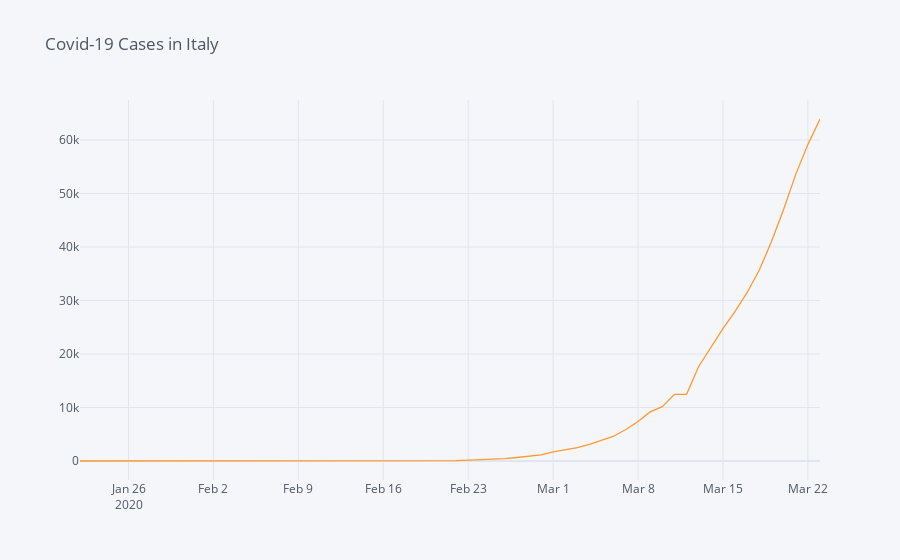
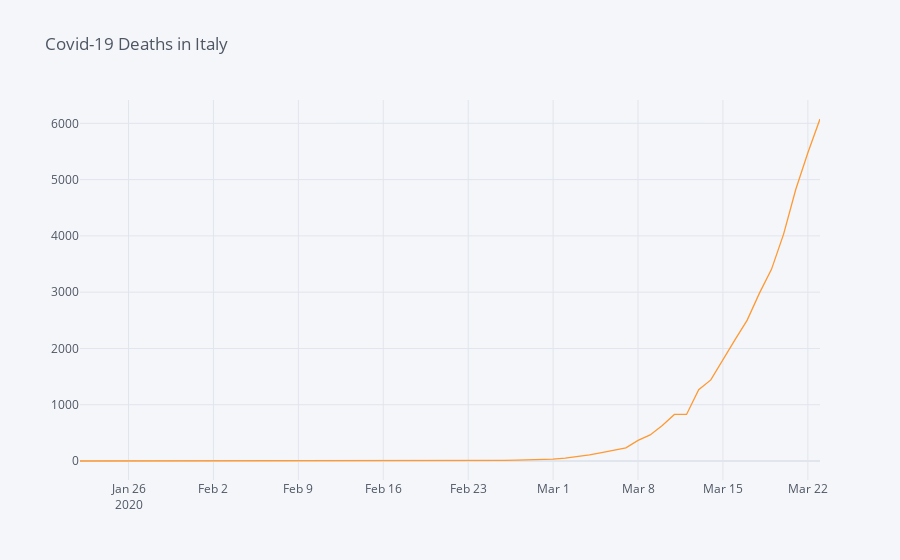

Here is the notebook cell these charts were saved with, in order:
### Code cell
italy = df.loc[df['Country/Region'] == 'Italy']
italy_covid=italy[["Date","ConfirmedCases","Fatalities"]]
italy_covid.iplot(kind='line',x="Date",y="ConfirmedCases",title="Covid-19 Cases in Italy")
italy_covid.iplot(kind='line',x="Date",y="Fatalities",title="Covid-19 Deaths in Italy")

### Figure 1 — Plotly figure (JSON) as saved in the notebook; plotly's stock layout.template omitted (floating-point values rounded to 4 significant figures)
{"data": [{"line": {"color": "rgba(255, 153, 51, 1.0)", "dash": "solid", "shape": "linear", "width": 1.3}, "mode": "lines", "name": "ConfirmedCases", "text": "", "type": "scatter", "x": ["2020-01-22", "2020-01-23", "2020-01-24", "2020-01-25", "2020-01-26", "2020-01-27", "2020-01-28", "2020-01-29", "2020-01-30", "2020-01-31", "2020-02-01", "2020-02-02", "2020-02-03", "2020-02-04", "2020-02-05", "2020-02-06", "2020-02-07", "2020-02-08", "2020-02-09", "2020-02-10", "2020-02-11", "2020-02-12", "2020-02-13", "2020-02-14", "2020-02-15", "2020-02-16", "2020-02-17", "2020-02-18", "2020-02-19", "2020-02-20", "2020-02-21", "2020-02-22", "2020-02-23", "2020-02-24", "2020-02-25", "2020-02-26", "2020-02-27", "2020-02-28", "2020-02-29", "2020-03-01", "2020-03-02", "2020-03-03", "2020-03-04", "2020-03-05", "2020-03-06", "2020-03-07", "2020-03-08", "2020-03-09", "2020-03-10", "2020-03-11", "2020-03-12", "2020-03-13", "2020-03-14", "2020-03-15", "2020-03-16", "2020-03-17", "2020-03-18", "2020-03-19", "2020-03-20", "2020-03-21", "2020-03-22", "2020-03-23"], "y": [0, 0, 0, 0, 0, 0, 0, 0, 0, 2, 2, 2, 2, 2, 2, 2, 3, 3, 3, 3, 3, 3, 3, 3, 3, 3, 3, 3, 3, 3, 20, 62, 155, 229, 322, 453, 655, 888, 1128, 1694, 2036, 2502, 3089, 3858, 4636, 5883, 7375, 9172, 10149, 12462, 12462, 17660, 21157, 24747, 27980, 31506, 35713, 41035, 47021, 53578, 59138, 63927]}], "layout": {"legend": {"bgcolor": "#F5F6F9", "font": {"color": "#4D5663"}}, "paper_bgcolor": "#F5F6F9", "plot_bgcolor": "#F5F6F9", "title": {"font": {"color": "#4D5663"}, "text": "Covid-19 Cases in Italy"}, "xaxis": {"gridcolor": "#E1E5ED", "showgrid": true, "tickfont": {"color": "#4D5663"}, "title": {"font": {"color": "#4D5663"}, "text": ""}, "zerolinecolor": "#E1E5ED"}, "yaxis": {"gridcolor": "#E1E5ED", "showgrid": true, "tickfont": {"color": "#4D5663"}, "title": {"font": {"color": "#4D5663"}, "text": ""}, "zerolinecolor": "#E1E5ED"}}}

### Figure 2 — Plotly figure (JSON) as saved in the notebook; plotly's stock layout.template omitted (floating-point values rounded to 4 significant figures)
{"data": [{"line": {"color": "rgba(255, 153, 51, 1.0)", "dash": "solid", "shape": "linear", "width": 1.3}, "mode": "lines", "name": "Fatalities", "text": "", "type": "scatter", "x": ["2020-01-22", "2020-01-23", "2020-01-24", "2020-01-25", "2020-01-26", "2020-01-27", "2020-01-28", "2020-01-29", "2020-01-30", "2020-01-31", "2020-02-01", "2020-02-02", "2020-02-03", "2020-02-04", "2020-02-05", "2020-02-06", "2020-02-07", "2020-02-08", "2020-02-09", "2020-02-10", "2020-02-11", "2020-02-12", "2020-02-13", "2020-02-14", "2020-02-15", "2020-02-16", "2020-02-17", "2020-02-18", "2020-02-19", "2020-02-20", "2020-02-21", "2020-02-22", "2020-02-23", "2020-02-24", "2020-02-25", "2020-02-26", "2020-02-27", "2020-02-28", "2020-02-29", "2020-03-01", "2020-03-02", "2020-03-03", "2020-03-04", "2020-03-05", "2020-03-06", "2020-03-07", "2020-03-08", "2020-03-09", "2020-03-10", "2020-03-11", "2020-03-12", "2020-03-13", "2020-03-14", "2020-03-15", "2020-03-16", "2020-03-17", "2020-03-18", "2020-03-19", "2020-03-20", "2020-03-21", "2020-03-22", "2020-03-23"], "y": [0, 0, 0, 0, 0, 0, 0, 0, 0, 0, 0, 0, 0, 0, 0, 0, 0, 0, 0, 0, 0, 0, 0, 0, 0, 0, 0, 0, 0, 0, 1, 2, 3, 7, 10, 12, 17, 21, 29, 34, 52, 79, 107, 148, 197, 233, 366, 463, 631, 827, 827, 1266, 1441, 1809, 2158, 2503, 2978, 3405, 4032, 4825, 5476, 6077]}], "layout": {"legend": {"bgcolor": "#F5F6F9", "font": {"color": "#4D5663"}}, "paper_bgcolor": "#F5F6F9", "plot_bgcolor": "#F5F6F9", "title": {"font": {"color": "#4D5663"}, "text": "Covid-19 Deaths in Italy"}, "xaxis": {"gridcolor": "#E1E5ED", "showgrid": true, "tickfont": {"color": "#4D5663"}, "title": {"font": {"color": "#4D5663"}, "text": ""}, "zerolinecolor": "#E1E5ED"}, "yaxis": {"gridcolor": "#E1E5ED", "showgrid": true, "tickfont": {"color": "#4D5663"}, "title": {"font": {"color": "#4D5663"}, "text": ""}, "zerolinecolor": "#E1E5ED"}}}
